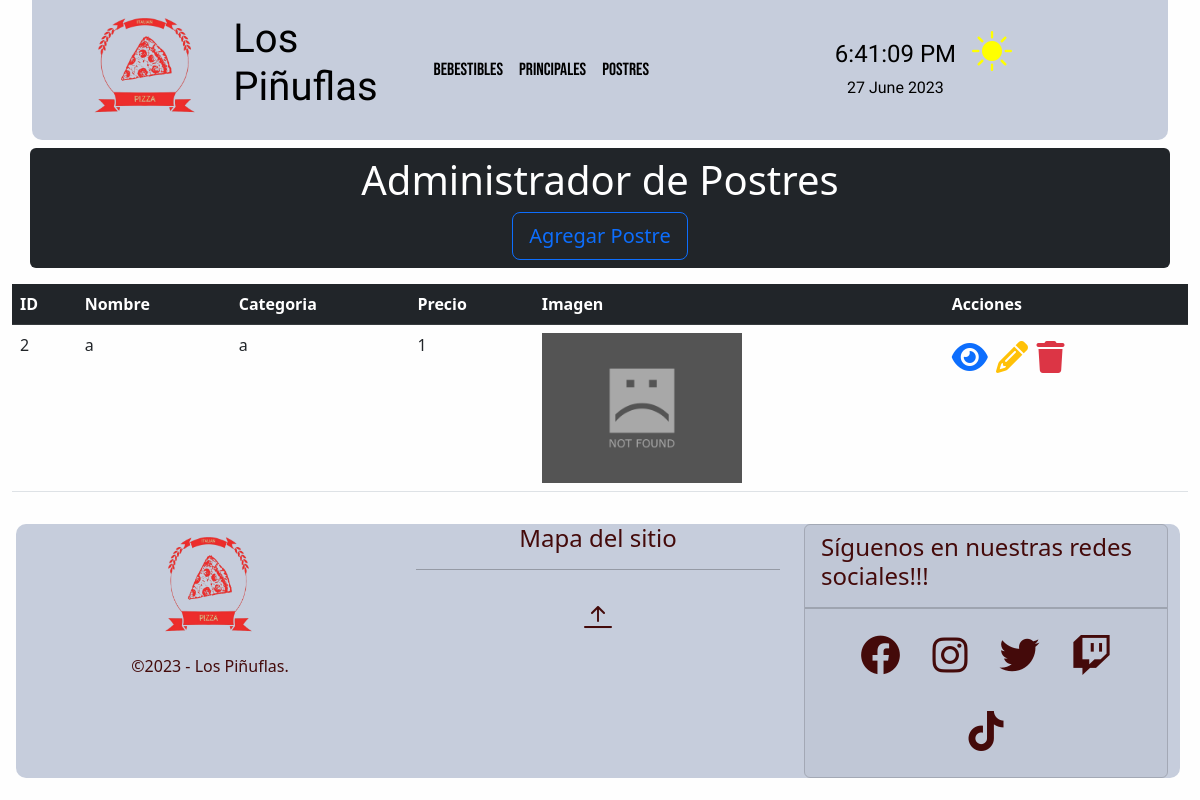
The app's page /crud/postres/ with its own data.
### crud/models.py (models this page shows, shortened)
class Postre(models.Model):
    nombre=models.CharField(max_length=15)
    categoria=models.CharField(max_length=15)
    precio=models.IntegerField()
    image = models.ImageField(verbose_name='Imagen',upload_to='media/postre',null=True,blank=True)
    class Meta:
        ordering = ['categoria','nombre']

### crud/views.py (the view)
# urls.py: path('postres/', postre_list),
def postre_list(request):
    context = {'postres': Postre.objects.all()}
    return render(request,'crud/postres.html',context)

### crud/templates/crud/postres.html (shortened to what this page needs)
{% extends 'crud/base.html' %}
{% load static %}
{% block content %}
<div class="container my-2 p-2 bg-dark text-white text-center rounded">
    <h1>Administrador de Postres</h1>
    <a class="btn btn-outline-primary btn-lg btn-block" href="{% url 'postre-new' %}">Agregar Postre</a>
</div>
<div class="container-fluid my-2">
    <div class="table-responsive">
        <table class="table">
            <thead class="table-dark">
                <tr>
                    <th>ID</th>
                    <th>Nombre</th>
                    <th>Categoria</th>
                    <th>Precio</th>
                    <th>Imagen</th>
                    <th>Acciones</th>
                </tr>
            </thead>
            <tbody>
                {% for postre in postres %}
                <tr>
                    <td>{{postre.id}}</td>
                    <td>{{postre.nombre}}</td>
                    <td>{{postre.categoria}}</td>
                    <td>{{postre.precio}}</td>
                    <td>
                        {% if postre.image %}
                        <img class="img-view" src="{{postre.image.url}}" alt="{{postre.title}}">
                        {% else%}
                        <img class="img-view" src="{% static 'crud/img/image_not_found.jpg' %}" alt="INF">
                        {% endif %}
                    </td>
                    <td>
                        <a class="text-decoration-none" href="{% url 'postre-detail' postre_id=postre.id %}">
                            <span class="text-primary fs-2">
                                <i class="fa-solid fa-eye"></i>
                            </span>
                        </a>
                        <a class="text-decoration-none" href="{% url 'postre-edit' postre_id=postre.id %}">
                            <span class="text-warning fs-2">
                                <i class="fa-solid fa-pencil"></i>
                            </span>
                        </a>
                        <a class="text-decoration-none"
                            href="{% url 'postre-delete' postre_id=postre.id %}">
                            <span class="text-danger fs-2">
                                <i class="fa-solid fa-trash"></i>
                            </span>
                        </a>
                    </td>
                </tr>
                {% endfor %}
            </tbody>
        </table>
    </div>
</div>
{% endblock %}

### core/static/core/css/colors.css (style rules this page uses)
:root,[new-data-bs-theme="light"] { --clr-light:#FFF9DE; --crl-dark:#67d4f5; --clr-primary:#5350ff; --clr-secondary:#FFD3B0; --clr-accent:#f54141; --clr-accent2:#440a0a; --bg-top-bottom:#c6cddc; --bg-middle:#fefefe; --text-top: black; --text-middle: black; --text-bottom:black; --fg: var(--clr-light); --bg: var(--crl-dark); }
body { background-color: #2C3333; }
.colors-middle { background: var(--bg-middle); color: var(--text-middle); transition: background-color 1.2s ease-in-out; }

### crud/static/crud/css/imagenes.css (style rules this page uses)
.img-view { height: 150px; width: 200px; }

### records on screen
Postre: id "2", nombre "a", categoria "a", precio "1"
